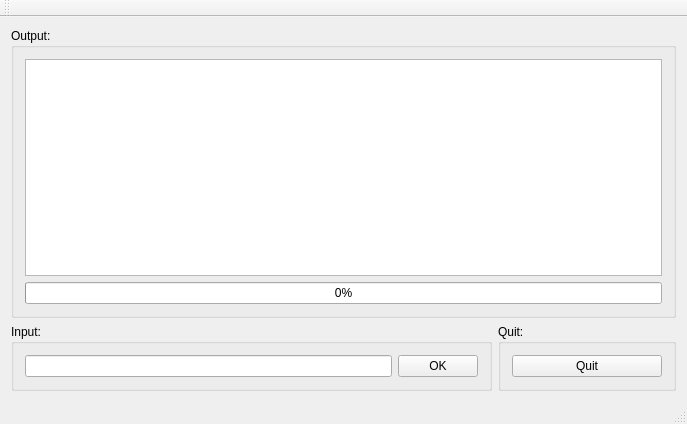
<?xml version="1.0" encoding="UTF-8"?>
<ui version="4.0">
 <class>MainWindow</class>
 <widget class="QMainWindow" name="MainWindow">
  <property name="geometry">
   <rect>
    <x>0</x>
    <y>0</y>
    <width>687</width>
    <height>424</height>
   </rect>
  </property>
  <property name="windowTitle">
   <string>Westworld</string>
  </property>
  <widget class="QWidget" name="centralWidget">
   <layout class="QGridLayout" name="gridLayout">
    <item row="0" column="0" colspan="2">
     <widget class="QGroupBox" name="groupBox">
      <property name="title">
       <string>Output:</string>
      </property>
      <layout class="QVBoxLayout" name="verticalLayout">
       <item>
        <widget class="QTextBrowser" name="textBrowser"/>
       </item>
       <item>
        <widget class="QProgressBar" name="progressBar">
         <property name="value">
          <number>0</number>
         </property>
        </widget>
       </item>
      </layout>
     </widget>
    </item>
    <item row="1" column="0">
     <widget class="QGroupBox" name="groupBox_2">
      <property name="title">
       <string>Input:</string>
      </property>
      <layout class="QHBoxLayout" name="horizontalLayout">
       <item>
        <widget class="QLineEdit" name="lineEdit"/>
       </item>
       <item>
        <widget class="QPushButton" name="pushButton_OK">
         <property name="text">
          <string>OK</string>
         </property>
        </widget>
       </item>
      </layout>
     </widget>
    </item>
    <item row="1" column="1">
     <widget class="QGroupBox" name="groupBox_3">
      <property name="title">
       <string>Quit:</string>
      </property>
      <layout class="QHBoxLayout" name="horizontalLayout_2">
       <item>
        <widget class="QPushButton" name="pushButton_Quit">
         <property name="minimumSize">
          <size>
           <width>150</width>
           <height>0</height>
          </size>
         </property>
         <property name="text">
          <string>Quit</string>
         </property>
        </widget>
       </item>
      </layout>
     </widget>
    </item>
   </layout>
  </widget>
  <widget class="QMenuBar" name="menuBar">
   <property name="geometry">
    <rect>
     <x>0</x>
     <y>0</y>
     <width>687</width>
     <height>25</height>
    </rect>
   </property>
  </widget>
  <widget class="QToolBar" name="mainToolBar">
   <attribute name="toolBarArea">
    <enum>TopToolBarArea</enum>
   </attribute>
   <attribute name="toolBarBreak">
    <bool>false</bool>
   </attribute>
  </widget>
  <widget class="QStatusBar" name="statusBar"/>
 </widget>
 <layoutdefault spacing="6" margin="11"/>
 <resources/>
 <connections>
  <connection>
   <sender>pushButton_Quit</sender>
   <signal>clicked()</signal>
   <receiver>MainWindow</receiver>
   <slot>close()</slot>
   <hints>
    <hint type="sourcelabel">
     <x>590</x>
     <y>363</y>
    </hint>
    <hint type="destinationlabel">
     <x>343</x>
     <y>211</y>
    </hint>
   </hints>
  </connection>
 </connections>
</ui>
